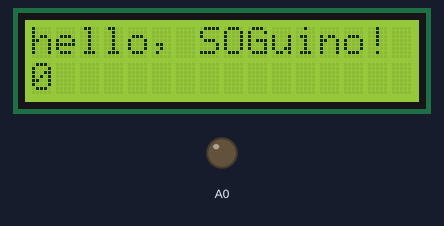
This sketch was run on a simulated Arduino Uno, built with avr-gcc and run on an emulated ATmega328P. On the bench: 16×2 character LCD, output pins drawn as LEDs (lit = HIGH).

Above: at 0.1 s.
At 4.1 s:
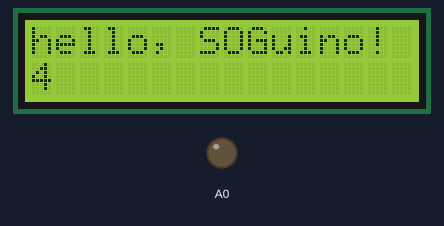
At 9.1 s:
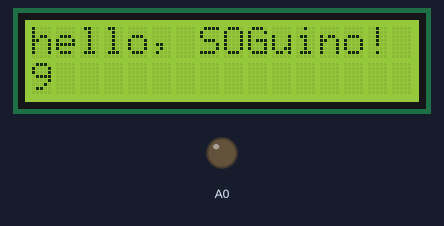
At 19.1 s:
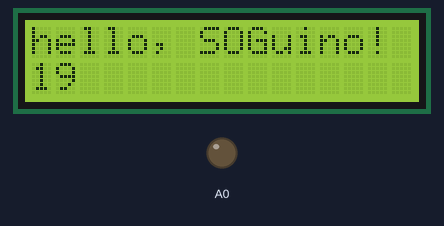
At 28.1 s:
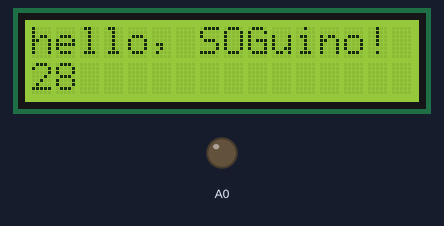
At 38.1 s:
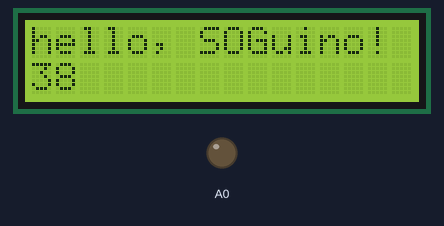

The sketch:

LCD1602.ino
```cpp
#include <LiquidCrystal.h>
LiquidCrystal lcd(12, 11, 5, 4, 3, 2);

void setup() {
  // set up the LCD's number of columns and rows:
    pinMode(A0,OUTPUT);
  analogWrite(A0,30);
  lcd.begin(16, 2);
  // Print a message to the LCD.
  lcd.print("hello, SOGuino!");
}

void loop() {
  // set the cursor to column 0, line 1
  // (note: line 1 is the second row, since counting begins with 0):
  lcd.setCursor(0, 1);
  // print the number of seconds since reset:
  lcd.print(millis()/1000);
  delay(100);
}
```

Measured:
- what the display in image 1 shows lasts 1.0 s, from 4.1 s to 5.1 s
